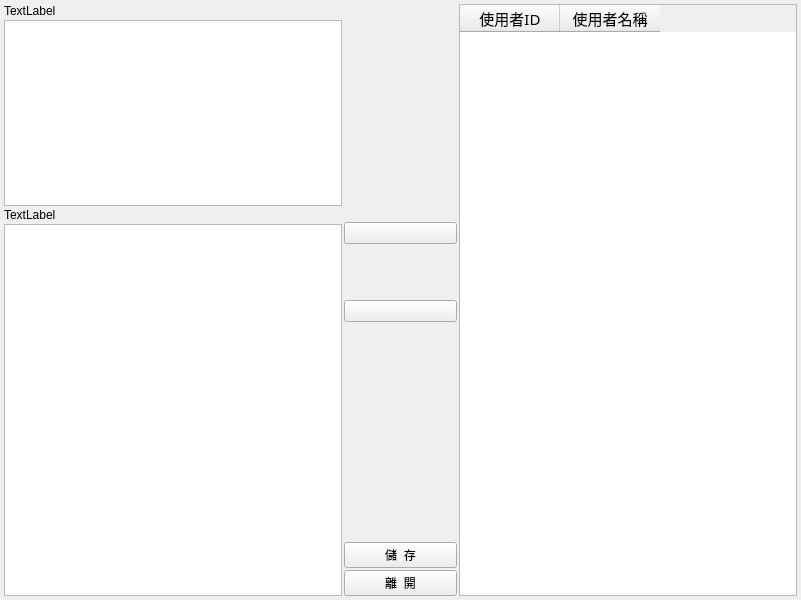
<?xml version="1.0" encoding="UTF-8"?>
<ui version="4.0">
 <class>Form</class>
 <widget class="QWidget" name="Form">
  <property name="geometry">
   <rect>
    <x>0</x>
    <y>0</y>
    <width>801</width>
    <height>600</height>
   </rect>
  </property>
  <property name="windowTitle">
   <string>群組使用者維護作業</string>
  </property>
  <layout class="QVBoxLayout" name="verticalLayout_2">
   <property name="spacing">
    <number>0</number>
   </property>
   <property name="leftMargin">
    <number>2</number>
   </property>
   <property name="topMargin">
    <number>2</number>
   </property>
   <property name="rightMargin">
    <number>2</number>
   </property>
   <property name="bottomMargin">
    <number>2</number>
   </property>
   <item>
    <layout class="QHBoxLayout" name="main_hbox" stretch="3,1,3">
     <property name="spacing">
      <number>2</number>
     </property>
     <property name="leftMargin">
      <number>2</number>
     </property>
     <property name="topMargin">
      <number>2</number>
     </property>
     <property name="rightMargin">
      <number>2</number>
     </property>
     <property name="bottomMargin">
      <number>2</number>
     </property>
     <item>
      <layout class="QVBoxLayout" name="vbox1_3" stretch="0,1,0,2">
       <property name="spacing">
        <number>2</number>
       </property>
       <item>
        <widget class="QLabel" name="label_4">
         <property name="text">
          <string>TextLabel</string>
         </property>
        </widget>
       </item>
       <item>
        <widget class="QListView" name="c_listview"/>
       </item>
       <item>
        <widget class="QLabel" name="label_3">
         <property name="text">
          <string>TextLabel</string>
         </property>
        </widget>
       </item>
       <item>
        <widget class="QTableView" name="c_tableview"/>
       </item>
      </layout>
     </item>
     <item>
      <layout class="QVBoxLayout" name="vbox2_3" stretch="4,0,1,0,4,0,0">
       <item>
        <spacer name="verticalSpacer">
         <property name="orientation">
          <enum>Qt::Vertical</enum>
         </property>
         <property name="sizeHint" stdset="0">
          <size>
           <width>20</width>
           <height>40</height>
          </size>
         </property>
        </spacer>
       </item>
       <item>
        <widget class="QPushButton" name="c_pb_right">
         <property name="text">
          <string/>
         </property>
         <property name="icon">
          <iconset>
           <normaloff>../image/arrowright.png</normaloff>../image/arrowright.png</iconset>
         </property>
         <property name="iconSize">
          <size>
           <width>32</width>
           <height>16</height>
          </size>
         </property>
        </widget>
       </item>
       <item>
        <spacer name="verticalSpacer_3">
         <property name="orientation">
          <enum>Qt::Vertical</enum>
         </property>
         <property name="sizeHint" stdset="0">
          <size>
           <width>20</width>
           <height>40</height>
          </size>
         </property>
        </spacer>
       </item>
       <item>
        <widget class="QPushButton" name="pushButton">
         <property name="text">
          <string/>
         </property>
         <property name="icon">
          <iconset>
           <normaloff>../image/arrowleft.jpg</normaloff>../image/arrowleft.jpg</iconset>
         </property>
         <property name="iconSize">
          <size>
           <width>32</width>
           <height>16</height>
          </size>
         </property>
        </widget>
       </item>
       <item>
        <spacer name="verticalSpacer_2">
         <property name="orientation">
          <enum>Qt::Vertical</enum>
         </property>
         <property name="sizeHint" stdset="0">
          <size>
           <width>20</width>
           <height>40</height>
          </size>
         </property>
        </spacer>
       </item>
       <item>
        <widget class="QPushButton" name="c_pb_save">
         <property name="text">
          <string>儲  存</string>
         </property>
        </widget>
       </item>
       <item>
        <widget class="QPushButton" name="c_pb_cancel">
         <property name="text">
          <string>離  開</string>
         </property>
        </widget>
       </item>
      </layout>
     </item>
     <item>
      <widget class="QTableWidget" name="c_tablewidget">
       <column>
        <property name="text">
         <string>使用者ID</string>
        </property>
        <property name="font">
         <font>
          <family>新細明體</family>
          <pointsize>11</pointsize>
         </font>
        </property>
       </column>
       <column>
        <property name="text">
         <string>使用者名稱</string>
        </property>
        <property name="font">
         <font>
          <family>新細明體</family>
          <pointsize>11</pointsize>
         </font>
        </property>
       </column>
      </widget>
     </item>
    </layout>
   </item>
  </layout>
 </widget>
 <resources/>
 <connections/>
</ui>
